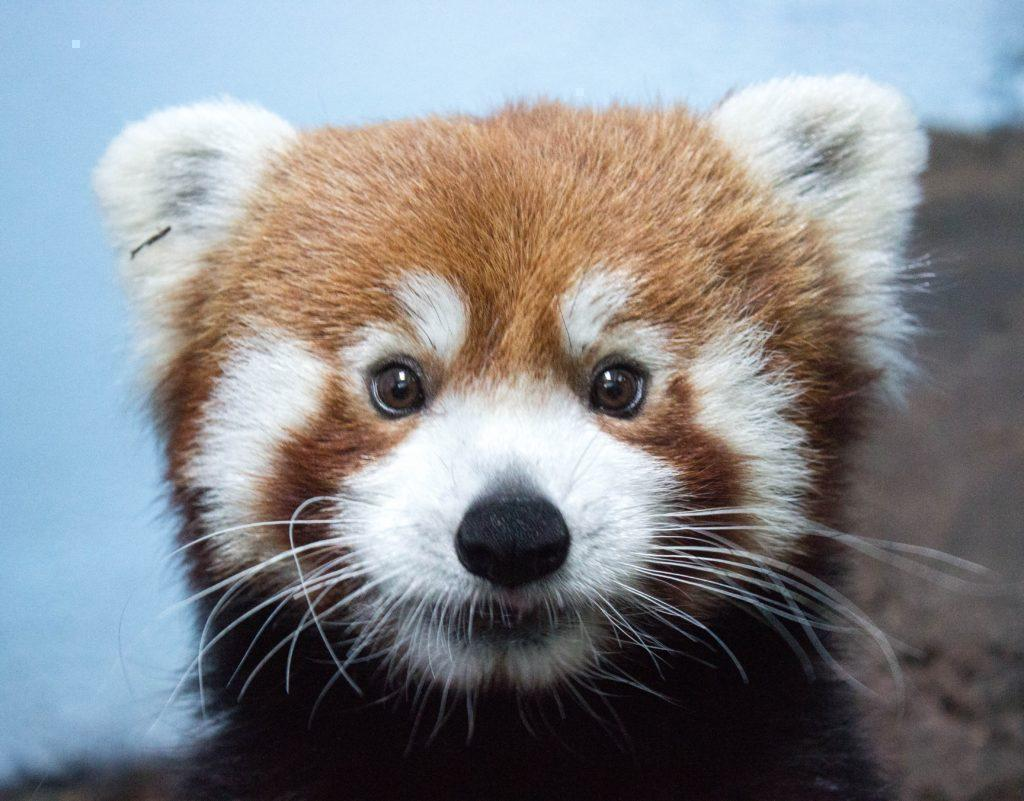
#> input picture panda.jpg, 1024 x 801 px
$ python filtergram.py
#> lines starting #> are read from the running program, lines starting #| are printed output that depends on the picture
### filter.py
# Rename this file to be "filters.py"
# Add commands to import modules here.
from PIL import Image

# Define your load_img() function here.
#       Parameters: The name of the file to be opened (string)
#       Returns: The image object with the opened file.
def load_img(pic):
#> called with pic = 'panda.jpg'
    im = Image.open(pic)
#> im is the input picture: PIL image 1024x801 RGB; mean R, G, B 133.5, 135.1, 138.7
    return im

# Define your show_img() function here.
#       Parameters: The image object to display.
#       Returns: nothing.
def show_img(pic):
    pic.show()

# Define your save_img() function here.
#      2 Parameters: The image object to save, the name to save the file as (string)
#       Returns: nothing.
def save_img(pic, panda):
    pic.save(panda)

# Define your obamicon() function here.
#       Parameters: The image object to apply the filter to.
#       Returns: A New Image object with the filter applied.
# def obamicon(pic):
im = load_img("panda.jpg")
show_img(im)
save_img(im, "panda.jpg")

### filtergram.py
from filter import *

def obamicon(sun):

    darkblue = (0, 51, 76)
    red = (217, 26, 33)
    lightblue = (112, 150, 158)
    yellow = (252, 227, 166)

    color = list(im.getdata())
#> color = 820224 items
    list_len = len(color)
#> list_len = 820224

    for i in range(list_len // 2):
        Red1 = color[i][0]
        Green1 = color[i][1]
        Blue1 = color[i][2]
        sum = Red1 + Green1 + Blue1

        if sum < 182:
            color [i] = darkblue
        elif sum > 182 and sum < 364:
            color [i] = red
        elif sum > 364 and sum < 546:
            color [i] = lightblue
        elif sum > 546:
            color [i] = yellow
#> this loop made 410112 passes
#> (Red1, Green1, Blue1, sum) on passes 1 to 3: (151, 194, 228, 573), (150, 193, 227, 570), (148, 191, 225, 564)

    happypanda = im.putdata(color)
    def save_img(im, happypanda):
#> called with happypanda = 'happypanda.jpg'
        im.save(happypanda)
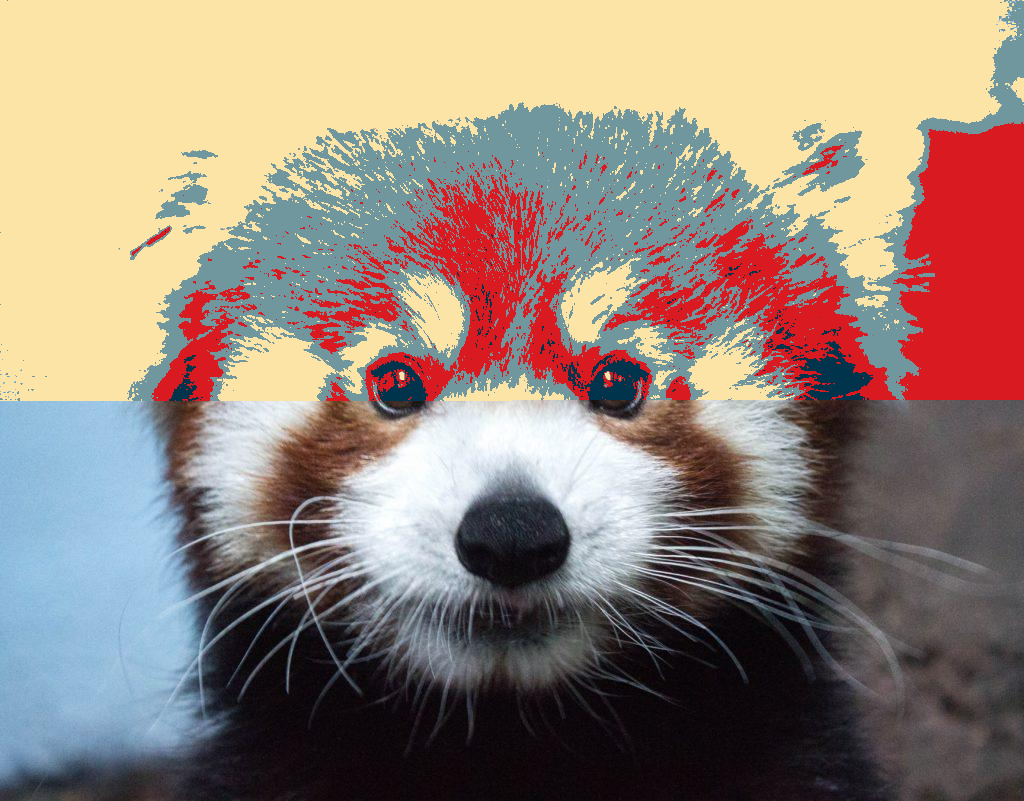
#> saved as happypanda.jpg: PIL image 1024x801 RGB; mean R, G, B 150.1, 132.7, 121.8
    save_img(im, "happypanda.jpg")
    finalpic = load_img("happypanda.jpg")
    show_img(finalpic)

im = load_img("panda.jpg")
show_img(im)
obamicon(im)

def pancon(panda):
    grey = (208, 211, 212)
    darkyellow = (110, 44, 0)
    lightgreen = (115, 198, 182)
    darkorange = (125, 102, 8)

    color = list(im.getdata())
#> color = 820224 items
    list_len = len(color)
#> list_len = 820224

    for i in range(list_len):
        Grey1 = color[i][0]
        darkyellow1 = color[i][1]
        Lightorange1 = color[i][2]
        sum = Grey1 + darkyellow1 + Lightorange1

        if sum < 182:
            color [i] = grey
        elif sum > 182 and sum < 364:
            color [i] = darkyellow
        elif sum > 364 and sum < 546:
            color [i] = lightgreen
        elif sum > 546:
            color [i] = darkorange
#> this loop made 820224 passes

    sunpanda = im.putdata(color)
    def save_img(im, sunpanda):
#> called with sunpanda = 'sunpanda.jpg'
        im.save(sunpanda)
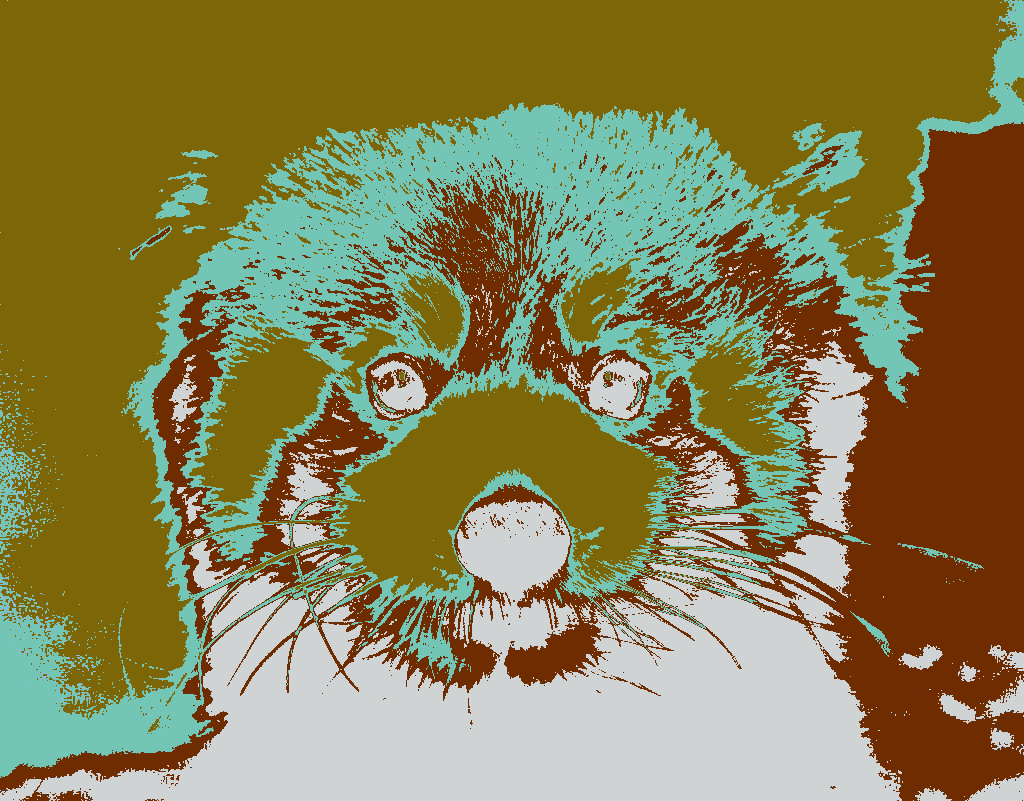
#> saved as sunpanda.jpg: PIL image 1024x801 RGB; mean R, G, B 135.8, 128.3, 79.6
    save_img(im, "sunpanda.jpg")
    newpic = load_img("sunpanda.jpg")
    show_img(newpic)

im = load_img("panda.jpg")
show_img(im)
pancon(im)

$ run again, with air.jpg copied over panda.jpg
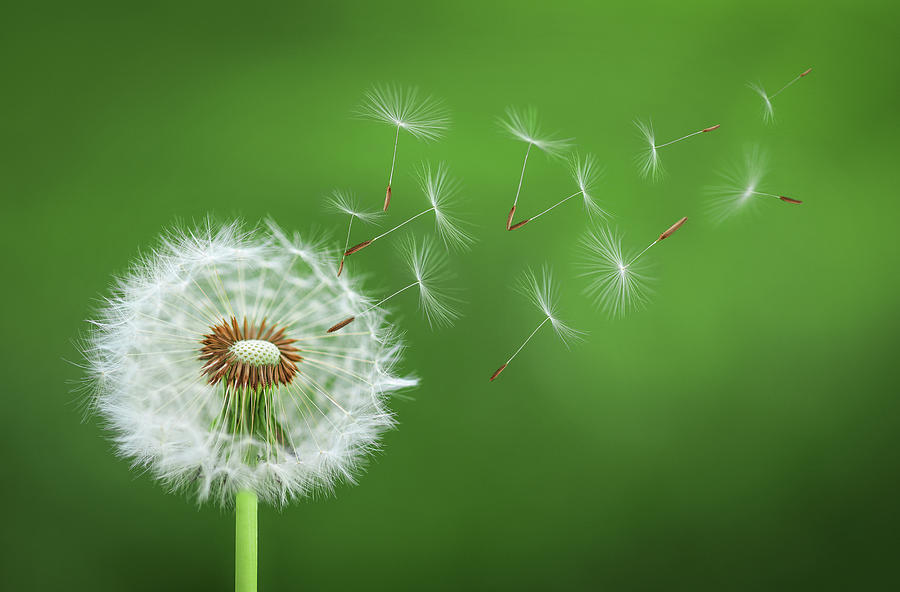
#> input picture air.jpg, 900 x 592 px
#> in load_img, im is the input picture: PIL image 900x592 RGB; mean R, G, B 87.2, 131.5, 60.3
#> in obamicon, `color = list(im.getdata())`: color = 532800 items
#> in obamicon, `list_len = len(color)`: list_len = 532800
#> the loop in obamicon, `for i in range(list_len // 2):` made 266400 passes
#> (Red1, Green1, Blue1, sum) on passes 1 to 3: (53, 95, 29, 177), (53, 95, 29, 177), (53, 95, 29, 177)
#> in save_img, `im.save(happypanda)`:
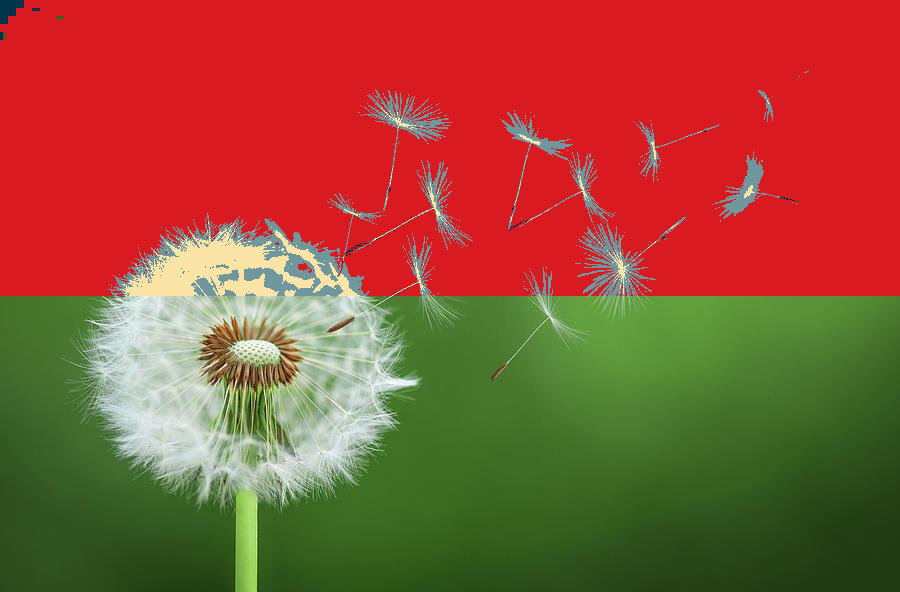
#> saved as happypanda.jpg: PIL image 900x592 RGB; mean R, G, B 148.3, 80.2, 54.1
#> in pancon, `color = list(im.getdata())`: color = 532800 items
#> in pancon, `list_len = len(color)`: list_len = 532800
#> the loop in pancon, `for i in range(list_len):` made 532800 passes
#> in save_img, `im.save(sunpanda)`:
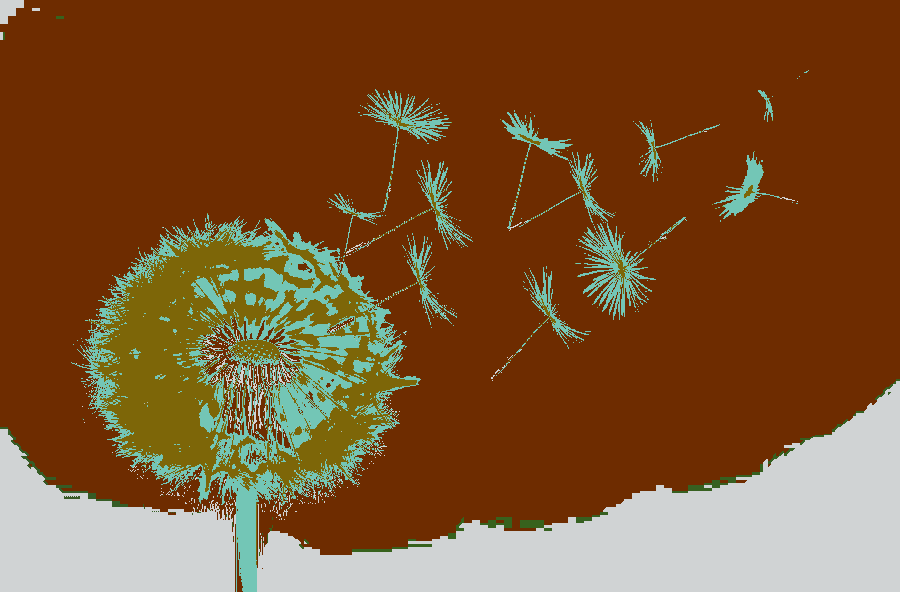
#> saved as sunpanda.jpg: PIL image 900x592 RGB; mean R, G, B 126.4, 84.8, 46.1

$ run again, with at2 (1).jpg copied over panda.jpg
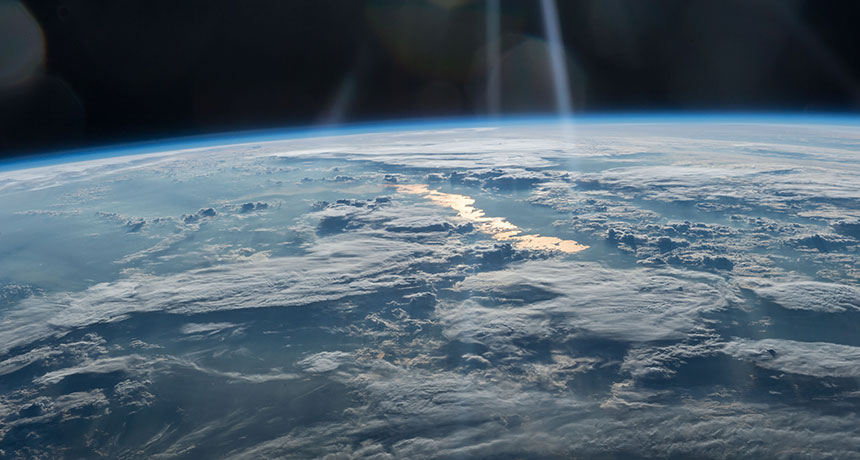
#> input picture at2 (1).jpg, 860 x 460 px
#> in load_img, im is the input picture: PIL image 860x460 RGB; mean R, G, B 82.3, 98.6, 110.9
#> in obamicon, `color = list(im.getdata())`: color = 395600 items
#> in obamicon, `list_len = len(color)`: list_len = 395600
#> the loop in obamicon, `for i in range(list_len // 2):` made 197800 passes
#> (Red1, Green1, Blue1, sum) on passes 1 to 3: (31, 48, 56, 135), (31, 48, 56, 135), (31, 48, 56, 135)
#> in load_img (call 3), `im = Image.open(pic)`:
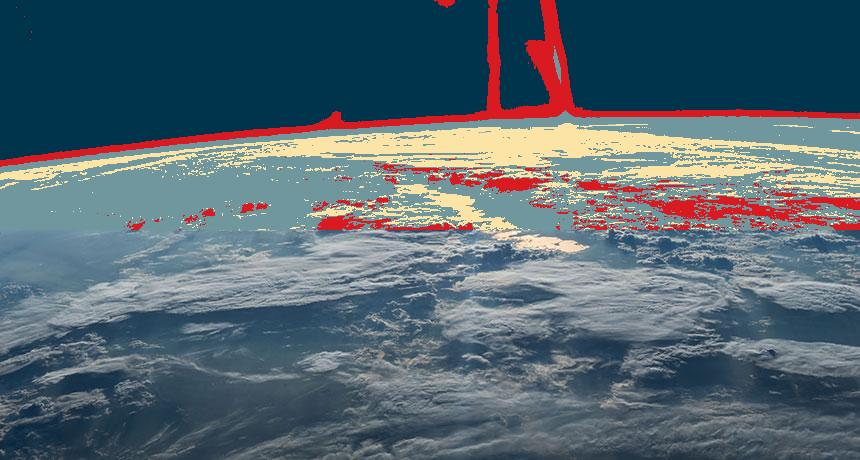
#> im: PIL image 860x460 RGB; mean R, G, B 85.2, 102.5, 112.7
#> in pancon, `color = list(im.getdata())`: color = 395600 items
#> in pancon, `list_len = len(color)`: list_len = 395600
#> the loop in pancon, `for i in range(list_len):` made 395600 passes
#> in load_img (call 5), `im = Image.open(pic)`:
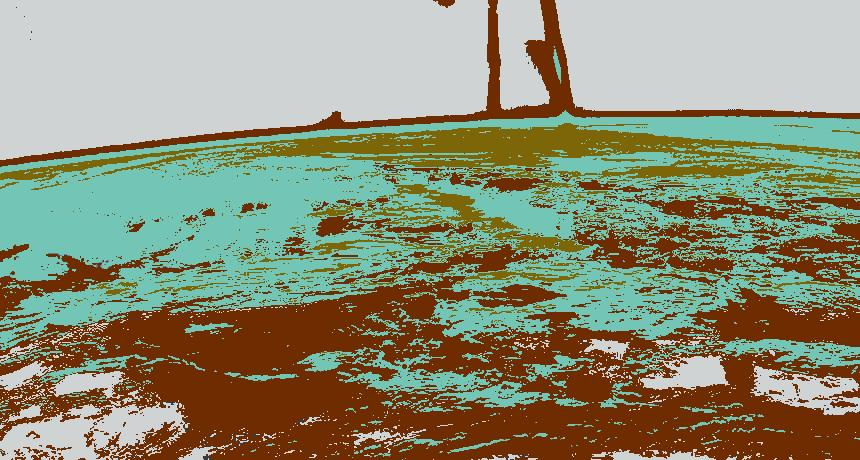
#> im: PIL image 860x460 RGB; mean R, G, B 142, 143.6, 118.5
